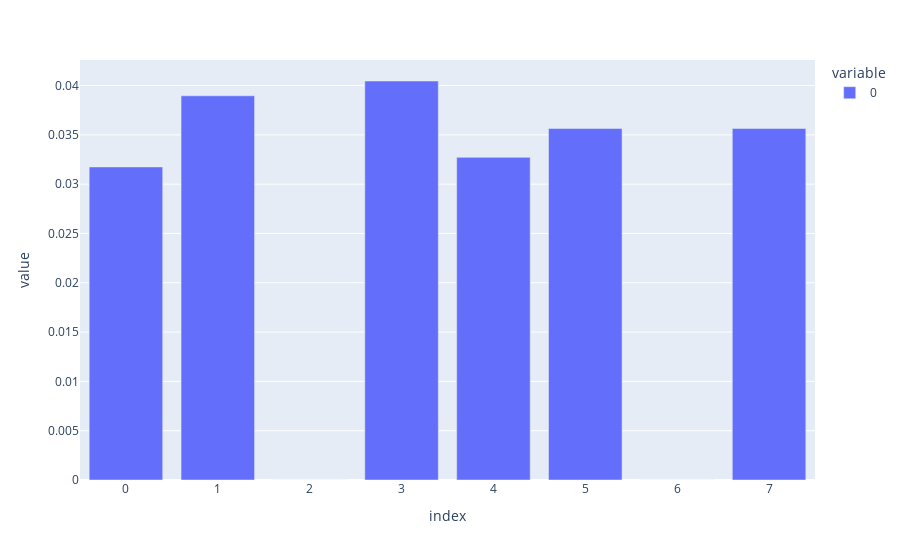

Here is the notebook cell this chart was saved with:
### Code cell
# average score for each participant across all possibilities for the current week
px.bar(current_week_calendars_scores[:, 0, :].sum(axis=0) / current_week_calendars_scores.shape[0])#, nbins=current_week_calendars_scores.shape[2])

### Figure 1 — Plotly figure (JSON) as saved in the notebook; plotly's stock layout.template omitted (floating-point values rounded to 4 significant figures)
{"data": [{"alignmentgroup": "True", "hovertemplate": "variable=0<br>index=%{x}<br>value=%{y}<extra></extra>", "legendgroup": "0", "marker": {"color": "#636efa", "pattern": {"shape": ""}}, "name": "0", "offsetgroup": "0", "orientation": "v", "showlegend": true, "textposition": "auto", "type": "bar", "x": [0, 1, 2, 3, 4, 5, 6, 7], "xaxis": "x", "y": [0.03175, 0.03896, 0, 0.04046, 0.03272, 0.03564, 0, 0.03564], "yaxis": "y"}], "layout": {"autosize": true, "barmode": "relative", "legend": {"title": {"text": "variable"}, "tracegroupgap": 0}, "margin": {"t": 60}, "xaxis": {"anchor": "y", "autorange": true, "domain": [0, 1], "range": [-0.5, 7.5], "title": {"text": "index"}, "type": "linear"}, "yaxis": {"anchor": "x", "autorange": true, "domain": [0, 1], "range": [0, 0.04259], "title": {"text": "value"}, "type": "linear"}}}
